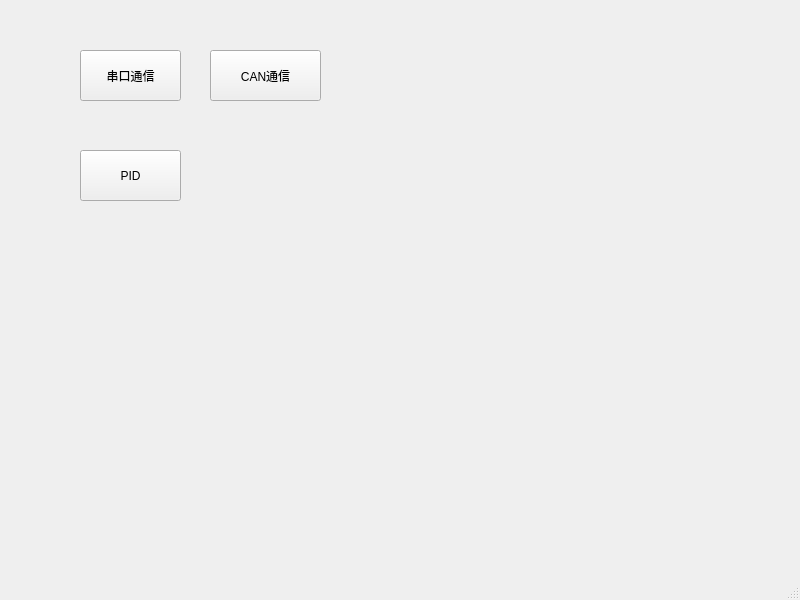
<?xml version="1.0" encoding="UTF-8"?>
<ui version="4.0">
 <class>MainWindow</class>
 <widget class="QMainWindow" name="MainWindow">
  <property name="geometry">
   <rect>
    <x>0</x>
    <y>0</y>
    <width>800</width>
    <height>600</height>
   </rect>
  </property>
  <property name="windowTitle">
   <string>MainWindow</string>
  </property>
  <widget class="QWidget" name="centralwidget">
   <widget class="QPushButton" name="serialButton">
    <property name="geometry">
     <rect>
      <x>80</x>
      <y>50</y>
      <width>101</width>
      <height>51</height>
     </rect>
    </property>
    <property name="text">
     <string>串口通信</string>
    </property>
   </widget>
   <widget class="QPushButton" name="CANButton">
    <property name="geometry">
     <rect>
      <x>210</x>
      <y>50</y>
      <width>111</width>
      <height>51</height>
     </rect>
    </property>
    <property name="text">
     <string>CAN通信</string>
    </property>
   </widget>
   <widget class="QPushButton" name="PIDButton">
    <property name="geometry">
     <rect>
      <x>80</x>
      <y>150</y>
      <width>101</width>
      <height>51</height>
     </rect>
    </property>
    <property name="text">
     <string>PID</string>
    </property>
   </widget>
  </widget>
  <widget class="QMenuBar" name="menubar">
   <property name="geometry">
    <rect>
     <x>0</x>
     <y>0</y>
     <width>800</width>
     <height>17</height>
    </rect>
   </property>
  </widget>
  <widget class="QStatusBar" name="statusbar"/>
 </widget>
 <resources/>
 <connections/>
</ui>
